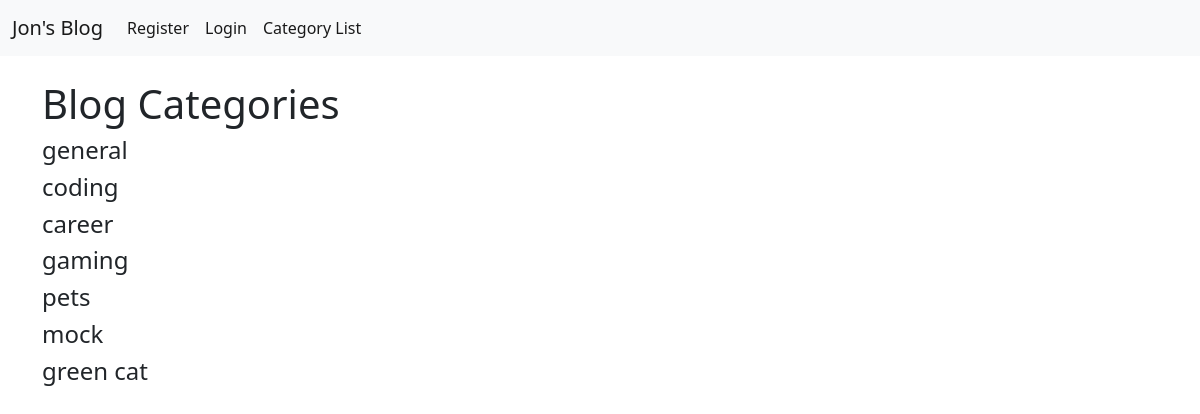
Screenshot of /category-list with the database file from the repository.
### JonsBlog/models.py (models this page shows, shortened)
class Category(models.Model):
    name = models.CharField(max_length=255)
    def __str__(self):
        return self.name

### JonsBlog/views.py (the view)
# urls.py: path('category-list', CategoryListView, name='category-list'),
def CategoryListView(req):
    category_menu_list = Category.objects.all()
    return render(req, 'category_list.html', {'category_menu_list': category_menu_list})

### JonsBlog/templates/category_list.html (shortened to what this page needs)
{% extends 'base.html' %}
{% block content %}
<h1>Blog Categories</h1>
{% for item in category_menu_list %}
    <h4>
        <a class="dropdown-item" href="{% url 'category' item|slugify %}">{{ item }}</a>
    </h4>
{% endfor %}
{% endblock %}

### rows the page displays
Category: name "general"
Category: name "coding"
Category: name "career"
Category: name "gaming"
Category: name "pets"
Category: name "mock"
Category: name "green cat"
